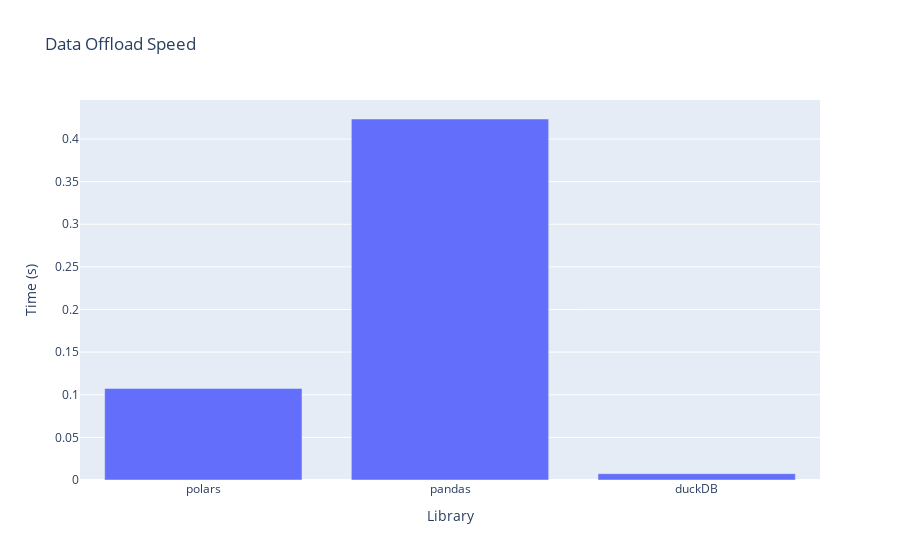

The code cell stored with this chart in its notebook:
### Code cell
px.bar(x=list(graph_results.keys()),y=list(graph_results.values()), labels={'x':'Library', 'y':'Time (s)'}, title='Data Offload Speed')

### Figure 1 — Plotly figure (JSON) as saved in the notebook; plotly's stock layout.template omitted (floating-point values rounded to 4 significant figures)
{"data": [{"hovertemplate": "Library=%{x}<br>Time (s)=%{y}<extra></extra>", "legendgroup": "", "marker": {"color": "#636efa", "pattern": {"shape": ""}}, "name": "", "orientation": "v", "showlegend": false, "textposition": "auto", "type": "bar", "x": ["polars", "pandas", "duckDB"], "xaxis": "x", "y": [0.1074, 0.4235, 0.007434], "yaxis": "y"}], "layout": {"barmode": "relative", "legend": {"tracegroupgap": 0}, "title": {"text": "Data Offload Speed"}, "xaxis": {"anchor": "y", "domain": [0, 1], "title": {"text": "Library"}}, "yaxis": {"anchor": "x", "domain": [0, 1], "title": {"text": "Time (s)"}}}}
